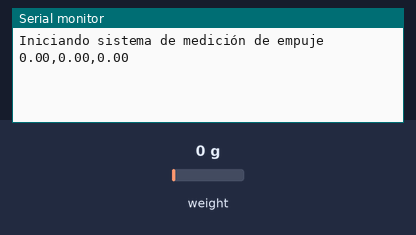
Recording of a sketch running on a simulated Arduino Uno, built with avr-gcc and run on an emulated ATmega328P. On the bench: the last lines printed to the serial monitor. Inputs (shaded band) come from the test bench; at power-on: weight on the scale 0 g.

Above: at 2.2 s.
2.3 s: weight on the scale set to 100 g
At 3.9 s:
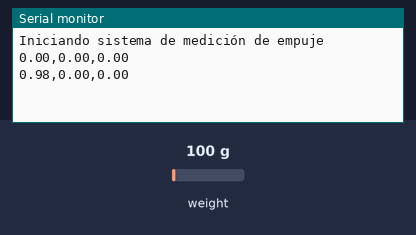
4.1 s: weight on the scale set to 1250 g
At 5.5 s:
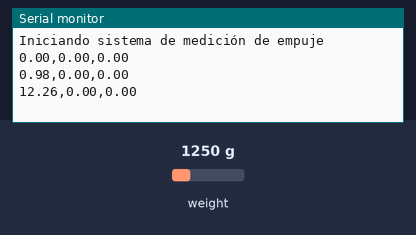
Timing chart, 0 to 7.1 s (numbered marks = the images above; inputs shaded):
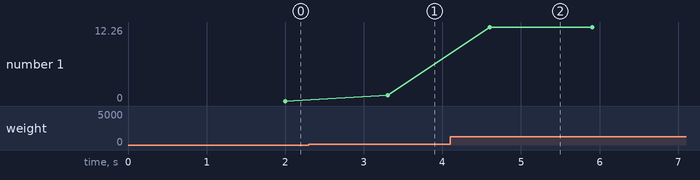

Measured:
- after the input at 2.3 s, the serial monitor: prints a new line after 1.0 s (image 1)
- after the input at 4.1 s, the serial monitor: prints a new line after 0.50 s (image 2)
- plotted number 1: 0 → 0.98 after the input at 2.3 s, 0.98 → 12.26 after the input at 4.1 s

The sketch:

C_digo_principal.ino
```cpp
#include "HX711.h"

#define DT 7
#define SCK 6

HX711 celda;

void setup() {
  Serial.begin(115200);   // Importante: debe coincidir con el baudrate del programa receptor
  Serial.println("Iniciando sistema de medición de empuje");

  celda.begin(DT, SCK);
  celda.set_scale(92.5);  // Usa aquí tu factor de escala calibrado
  celda.tare();           // Tara
}

void loop() {
  float gramos = celda.get_units(10); // promedio de 10 lecturas
  float newtons = gramos * 9.81 / 1000.0; // convierte gramos a N

  // Enviar datos con el formato que espera el sistema de adquisición
  Serial.print(newtons, 2);       // Empuje (2 decimales)
  Serial.print(",");
  Serial.print(0.0);             // Temp ambiente por ahora = 0
  Serial.print(",");
  Serial.println(0.0);           // Temp tobera por ahora = 0

  delay(300); // cada ~300 ms
}
```
